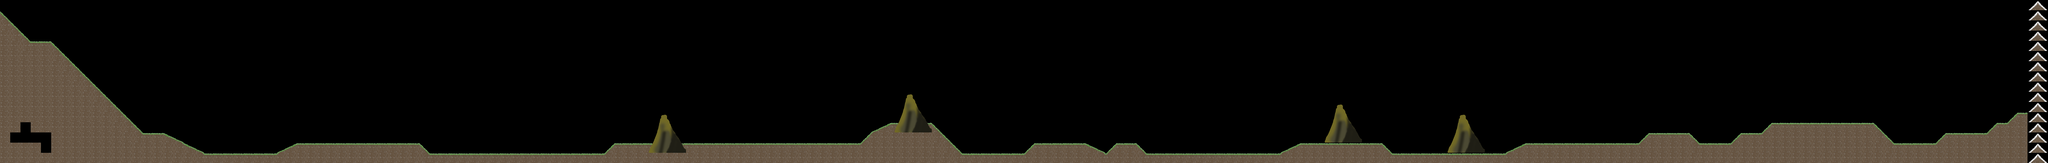

Tiled map render using the project's own tile images. Description and the map definition, with tile-layer contents summarised, below:
An orthogonal 200x16 tile map with 64x64 px tiles, 2 tile layers (Tile BG, Tile FG), 2 tilesets and 74 objects (27x plane, 24x bird, 20x cloud, 2x checkpoint, spawn).

<map version="1.0" orientation="orthogonal" width="200" height="16" tilewidth="64" tileheight="64">
 <tileset firstgid="1" name="tileset" tilewidth="64" tileheight="64">
  <image source="tileset.png" />
 </tileset>
 <tileset firstgid="33" source="tilesheet.tsx" />
 <layer name="Tile BG" width="200" height="16">
  <data>[3200 cells, 586 non-empty, 16 distinct tile ids]</data>
 </layer>
 <layer name="Tile FG" width="200" height="16">
  <data>[3200 cells, 79 non-empty, 17 distinct tile ids]</data>
 </layer>
 <objectgroup name="Objects" width="200" height="16">
  <object name="spawn" type="spawn" x="896" y="386" width="62" height="62" />
  <object name="plane" type="plane" x="2428" y="256" width="196" height="68" />
  <object name="plane" type="plane" x="2432" y="512" width="188" height="64" />
  <object name="plane" type="plane" x="2432" y="640" width="188" height="60" />
  <object name="plane" type="plane" x="2432" y="768" width="188" height="56" />
  <object name="cloudR" type="cloud" x="1988" y="64" width="192" height="116" />
  <object name="plane" type="plane" x="2432" y="384" width="188" height="68" />
  <object name="cloudL" type="cloud" x="2624" y="66" width="192" height="132" />
  <object name="bird" type="bird" x="3320" y="826" width="140" height="72" />
  <object name="bird" type="bird" x="3324" y="702" width="128" height="68" />
  <object name="plane" type="plane" x="3718" y="256" width="196" height="64" />
  <object name="plane" type="plane" x="3706" y="128" width="188" height="60" />
  <object name="cloudH" type="cloud" x="4166" y="320" width="188" height="132" />
  <object name="cloudT" type="cloud" x="4608" y="56" width="196" height="136" />
  <object name="cloudL" type="cloud" x="4928" y="254" width="192" height="124" />
  <object name="plane" type="plane" x="5376" y="446" width="192" height="64" />
  <object name="plane" type="plane" x="5372" y="574" width="196" height="64" />
  <object name="bird" type="bird" x="5762" y="446" width="128" height="68" />
  <object name="bird" type="bird" x="5764" y="314" width="124" height="64" />
  <object name="cloudR" type="cloud" x="6082" y="378" width="192" height="128" />
  <object name="cloudH" type="cloud" x="6334" y="186" width="196" height="132" />
  <object name="bird" type="bird" x="6850" y="70" width="132" height="56" />
  <object name="bird" type="bird" x="6846" y="198" width="136" height="60" />
  <object name="plane" type="plane" x="7296" y="318" width="196" height="64" />
  <object name="plane" type="plane" x="7296" y="442" width="188" height="64" />
  <object name="plane" type="plane" x="7300" y="578" width="188" height="60" />
  <object name="plane" type="plane" x="7300" y="706" width="192" height="72" />
  <object name="cloudT" type="cloud" x="7480" y="68" width="200" height="124" />
  <object name="cloudN" type="cloud" x="7680" y="320" width="184" height="120" />
  <object name="cloudH" type="cloud" x="7936" y="510" width="192" height="132" />
  <object name="cloudR" type="cloud" x="8064" y="318" width="188" height="128" />
  <object name="cloudN" type="cloud" x="8192" y="130" width="192" height="124" />
  <object name="bird" type="bird" x="8508" y="384" width="132" height="64" />
  <object name="bird" type="bird" x="8516" y="512" width="124" height="60" />
  <object name="bird" type="bird" x="8512" y="640" width="128" height="60" />
  <object name="plane" type="plane" x="8824" y="190" width="196" height="68" />
  <object name="plane" type="plane" x="8832" y="318" width="188" height="64" />
  <object name="plane" type="plane" x="8832" y="450" width="192" height="68" />
  <object name="cloudR" type="cloud" x="9092" y="62" width="184" height="128" />
  <object name="bird" type="bird" x="9468" y="60" width="124" height="64" />
  <object name="bird" type="bird" x="9476" y="200" width="124" height="56" />
  <object name="plane" type="plane" x="8834" y="572" width="188" height="68" />
  <object name="bird" type="bird" x="9472" y="450" width="128" height="64" />
  <object name="bird" type="bird" x="9468" y="574" width="124" height="72" />
  <object name="bird" type="bird" x="9472" y="706" width="124" height="56" />
  <object name="plane" type="plane" x="9856" y="442" width="188" height="64" />
  <object name="plane" type="plane" x="9852" y="698" width="192" height="64" />
  <object name="cloudL" type="cloud" x="9848" y="68" width="196" height="124" />
  <object name="cloudT" type="cloud" x="10180" y="514" width="188" height="128" />
  <object name="plane" type="plane" x="10560" y="578" width="196" height="64" />
  <object name="plane" type="plane" x="10568" y="706" width="184" height="64" />
  <object name="bird" type="bird" x="10936" y="320" width="132" height="64" />
  <object name="plane" type="plane" x="11140" y="512" width="184" height="64" />
  <object name="bird" type="bird" x="11772" y="60" width="132" height="64" />
  <object name="bird" type="bird" x="11768" y="256" width="132" height="64" />
  <object name="bird" type="bird" x="11636" y="384" width="132" height="64" />
  <object name="bird" type="bird" x="11648" y="700" width="132" height="64" />
  <object name="bird" type="bird" x="11388" y="64" width="132" height="64" />
  <object name="bird" type="bird" x="11332" y="256" width="132" height="64" />
  <object name="bird" type="bird" x="11392" y="516" width="132" height="64" />
  <object name="plane" type="plane" x="11644" y="516" width="184" height="64" />
  <object name="plane" type="plane" x="11332" y="632" width="184" height="64" />
  <object name="plane" type="plane" x="10880" y="448" width="184" height="64" />
  <object name="plane" type="plane" x="10788" y="192" width="184" height="64" />
  <object name="plane" type="plane" x="11264" y="384" width="184" height="64" />
  <object name="bird" type="bird" x="11008" y="640" width="132" height="64" />
  <object name="bird" type="bird" x="11072" y="128" width="132" height="64" />
  <object name="cloudL" type="cloud" x="12100" y="62" width="188" height="124" />
  <object name="cloudT" type="cloud" x="12104" y="254" width="188" height="120" />
  <object name="cloudR" type="cloud" x="12108" y="450" width="176" height="124" />
  <object name="cloudH" type="cloud" x="12100" y="638" width="184" height="132" />
  <object name="cloudN" type="cloud" x="12352" y="386" width="188" height="128" />
  <object name="checkpoint" type="checkpoint" x="5954" y="-58" width="124" height="1092" />
  <object name="checkpoint" type="checkpoint" x="9020" y="-10" width="128" height="1028" />
 </objectgroup>
 <objectgroup name="Instructions" width="200" height="16" />
</map>